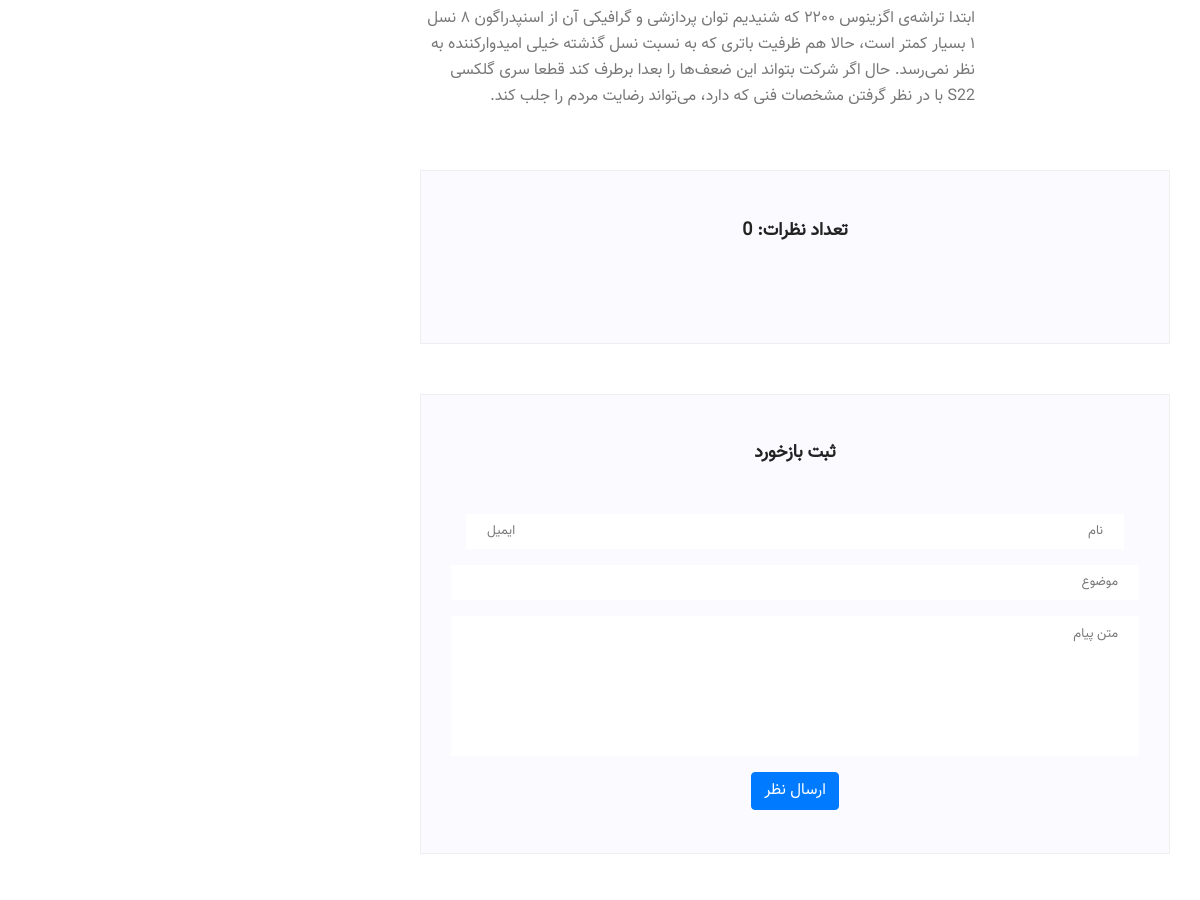
Page /blogs/1/ (middle part) on the earlier database version.
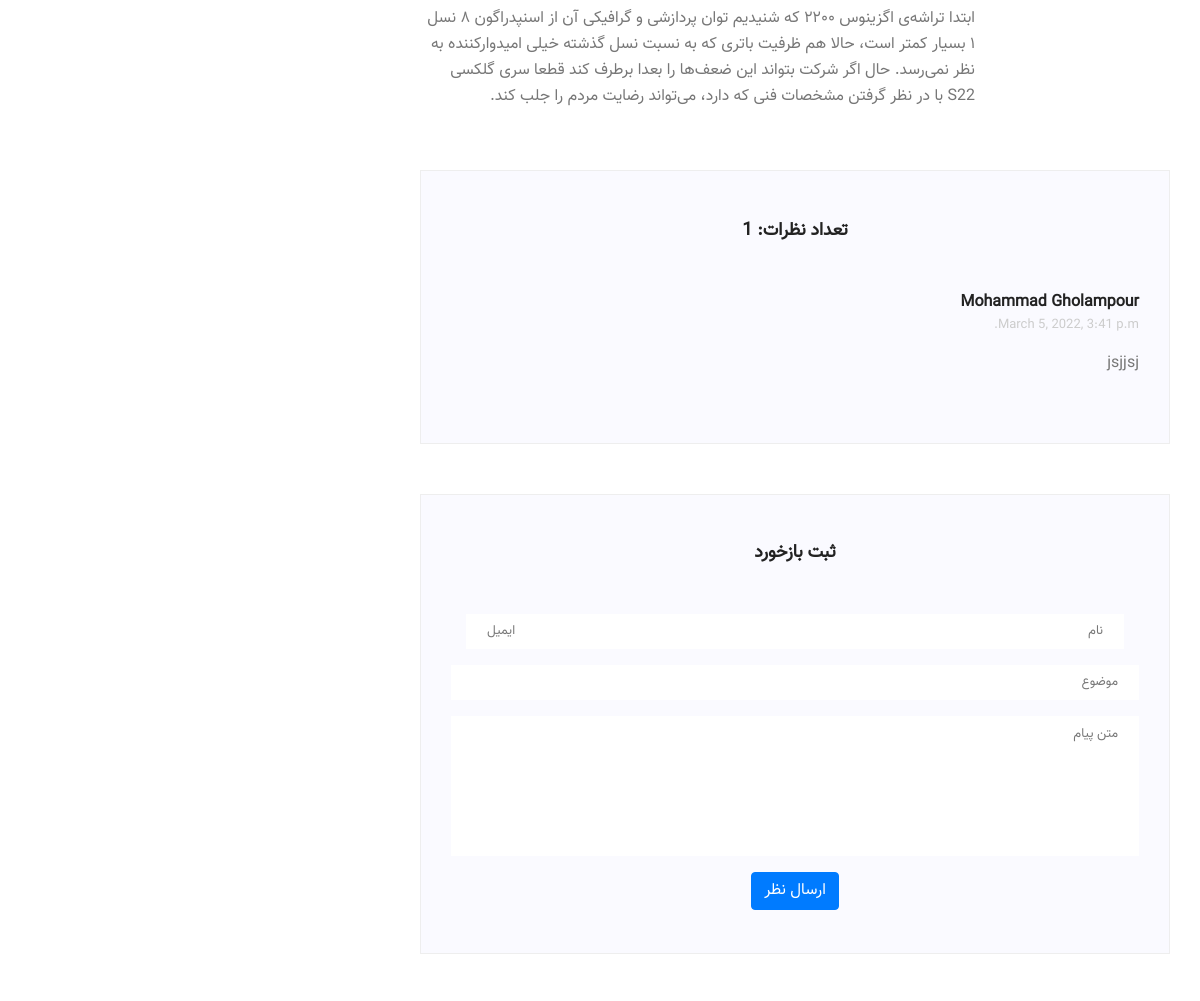
Same page on the later database version.
### blog/models.py (models this page shows, shortened)
class Comment(models.Model):
    STATUS_CHOICE = [
        ('draft', 'Draft'),
        ('publish', 'Publish')
    ]
    post = models.ForeignKey(Post, on_delete=models.CASCADE, related_name='comments')
    name = models.CharField(max_length=150)
    email = models.EmailField()
    title = models.CharField(max_length=250)
    message = models.TextField()
    created_at = models.DateTimeField(auto_now=False, auto_now_add=True)
    status = models.CharField(max_length=8, choices=STATUS_CHOICE, default='draft')
    class Meta:
        verbose_name = 'نظر'
        verbose_name_plural = 'نظرات'

### blog/views.py (the view, shortened to what this page needs)
# urls.py: path('blogs/<int:pk>/', post_detail_view, name='post_detail'),
def post_detail_view(request, pk):
    context = dict()
    context['post'] = Post.objects.get(id=pk)
    context['tags'] = Tag.objects.all()
    context['categories'] = Category.objects.all()
    context['recent'] = Post.objects.all().order_by('-created_at')[:3]
    context['blogger'] = Blogger.objects.get(id=1)
    context['posts'] = Post.objects.all()
    context['comments'] = Comment.objects.filter(status__exact='publish').order_by('-created_at')
    return render(request, 'blog/single-blog.html', context)

### templates/blog/single-blog.html (shortened to what this page needs)
{% extends 'blog/base.html' %}
{% load static %}
{% load jalali_tags %}
{% block content %}
        <section class="blog_area single-post-area p_120">
            <div class="container">
                <div class="row">
                    <div class="col-lg-8 posts-list">
                        <div class="single-post row">
                            <div class="col-lg-3  col-md-3">
                            </div>
                            <div class="col-lg-9 col-md-9 blog_details">
                                <p class="excert">
                                    {{ post.content|safe }}
                                </p>
                            </div>
                        </div>
                        <div class="comments-area" >
                            <h4>  تعداد نظرات: {{ comments.count }}</h4>
                            <div class="comment-list">
                                {% for com in comments %}
                                <div class="single-comment justify-content-between d-flex">
                                    <div class="user justify-content-between d-flex">
                                        <div class="desc">
                                            <h5><a href="#">{{ com.name }}</a></h5>
                                            <p class="date">{{ com.created_at|to_jalali:'%B %Y' }} </p>
                                            <p>{{ com.message }}</p>
                                        </div>
                                    </div>
                                </div>
                                {% endfor %}
                            </div>
                        </div>
                        <div class="comment-form">
                            <h4>ثبت بازخورد</h4>
                            <form method="post">
                                <div class="form-group form-inline">
                                  <div class="form-group col-lg-6 col-md-6 name">
                                    <input type="text" name="name" class="form-control" id="name" placeholder="نام " onfocus="this.placeholder = ''" onblur="this.placeholder = 'نام را وارد کنید'">
                                  </div>
                                  <div class="form-group col-lg-6 col-md-6 email" >
                                    <input type="email" name="email" class="form-control" id="email" placeholder="ایمیل" onfocus="this.placeholder = ''" onblur="this.placeholder = 'ایمیل خود را وارد کنید'"  >
                                  </div>
                                </div>
                                <div class="form-group">
                                    <input type="text" name="title" class="form-control" id="subject" placeholder="موضوع" onfocus="this.placeholder = ''" onblur="this.placeholder = 'موضوع'">
                                </div>
                                <div class="form-group">
                                    <textarea class="form-control mb-10" rows="5" name="message" placeholder="متن پیام" onfocus="this.placeholder = ''" onblur="this.placeholder = 'پیام'" required=""></textarea>
                                </div>
                                <input type="submit" class="btn btn-primary" value="ارسال نظر">
                            </form>
                        </div>
                    </div>
                    <div class="col-lg-4">
                        </div>
                </div>
            </div>
        </section>
{% endblock %}

Differences in the rows shown:
added Comment: name "Mohammad Gholampour", created_at|to_jalali "March 5, 2022, 3:41 p.m.", message "jsjjsj"
Other differences:
{{ comments.count }}: "0" → "1"
